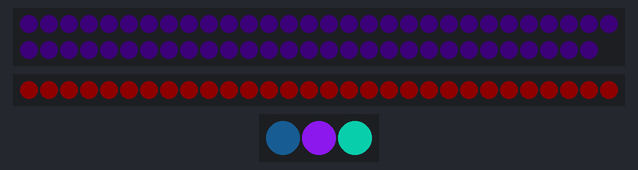
A program run on a simulated BBC micro:bit (MakeCode). Parts: 59 RGB LEDs in strip order, left to right, continuing on the next row, 30 RGB LEDs in strip order, left to right, 3 RGB LEDs in strip order, left to right. Dim RGB values are drawn brighter than linear; random numbers come from a fixed seed.

Above: at 0.29 s.
At 5.18 s:
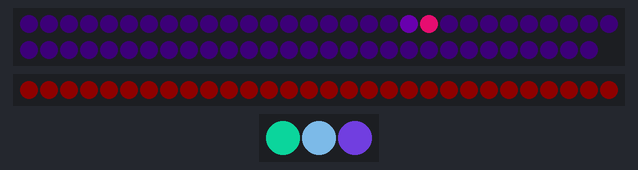
At 10.19 s:
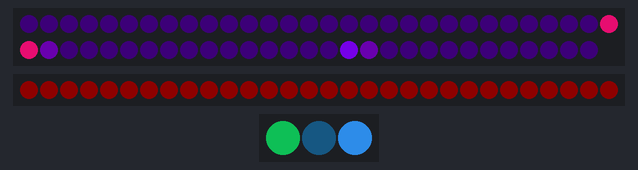
At 19.79 s:
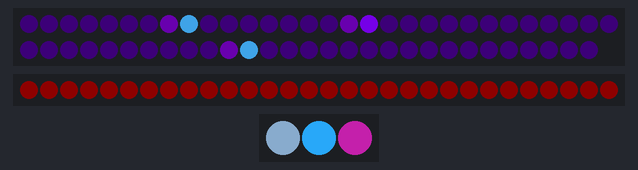
At 28.91 s:
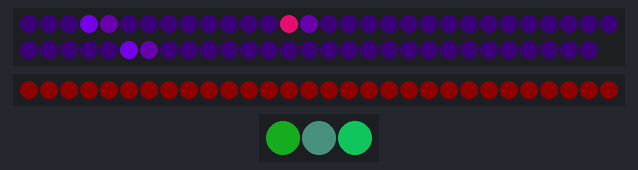
At 38.75 s:
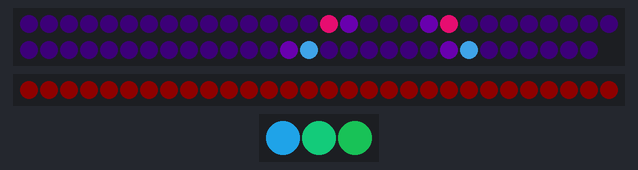
Timing chart, 0 to 40.0 s (numbered marks = the images above):
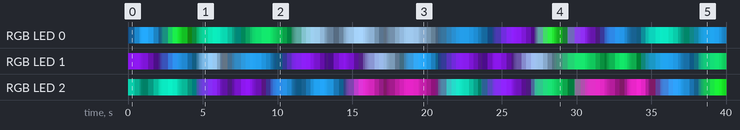

The program:

main.ts
```typescript
let gehirn = neopixel.create(DigitalPin.P14, 59, NeoPixelMode.RGB)
let herz = neopixel.create(DigitalPin.P2, 30, NeoPixelMode.RGB)

gehirn.setBrightness(180)
herz.setBrightness(180)

// =======================================
// GEHIRN: CHAOTISCHE NERVENIMPULSE
// =======================================

let anzahlLEDs = 59
let impulsePosition = [5, 25, 45, 12]
let impulseRichtung = [1, -1, 1, -1]
let impulseRest = [0, 0, 0, 0]
let impulseTempo = [1, 2, 1, 3]
let impulseFarbe = [0, 1, 2, 0]

let frame = 0
let naechsterGeistesblitz = input.runningTime() +
    randint(2000, 5000)
let geistesblitzPosition = -1
let geistesblitzRichtung = 1
let gesamtblitz = 0

// =======================================
// GROVE CHAINABLE RGB
// Clock P1 / Data P15
// =======================================

let clockPin = DigitalPin.P1
let dataPin = DigitalPin.P15

let rot = [0, 0, 0]
let gruen = [0, 0, 0]
let blau = [0, 0, 0]

let pulsPhase = [0, 0.35, 0.7]
let pulsSchritt = [0.025, 0.019, 0.015]
let maxHelligkeit = [1, 0.85, 0.95]

let aktuelleRot = [35, 150, 10]
let aktuelleGruen = [170, 25, 230]
let aktuelleBlau = [255, 255, 190]

let zielRot = [35, 150, 10]
let zielGruen = [170, 25, 230]
let zielBlau = [255, 255, 190]

pins.digitalWritePin(clockPin, 0)
pins.digitalWritePin(dataPin, 0)

// =======================================
// GROVE P9813 PROTOKOLL
// =======================================

function sendeBit(bit: number) {
    pins.digitalWritePin(clockPin, 0)
    pins.digitalWritePin(dataPin, bit)
    pins.digitalWritePin(clockPin, 1)
}

function sendeByte(wert: number) {
    for (let b = 7; b >= 0; b--) {
        sendeBit((wert >> b) & 1)
    }
}

function sendeFarbe(r: number, g: number, b: number) {
    let prefix = 0xC0
    prefix |= ((~b >> 6) & 3) << 4
    prefix |= ((~g >> 6) & 3) << 2
    prefix |= ((~r >> 6) & 3)

    sendeByte(prefix)
    sendeByte(b)
    sendeByte(g)
    sendeByte(r)
}

function zeigeGeister() {
    for (let i = 0; i < 4; i++) {
        sendeByte(0)
    }

    for (let i = 0; i < 3; i++) {
        sendeFarbe(rot[i], gruen[i], blau[i])
    }

    for (let i = 0; i < 4; i++) {
        sendeByte(0)
    }
}

// =======================================
// ZUFÄLLIGE GEISTERFARBEN
// =======================================

function neueGeisterFarbe(i: number) {
    let farbe = randint(0, 6)

    if (farbe == 0) {
        zielRot[i] = 35
        zielGruen[i] = 170
        zielBlau[i] = 255
    } else if (farbe == 1) {
        zielRot[i] = 150
        zielGruen[i] = 25
        zielBlau[i] = 255
    } else if (farbe == 2) {
        zielRot[i] = 10
        zielGruen[i] = 230
        zielBlau[i] = 190
    } else if (farbe == 3) {
        zielRot[i] = 220
        zielGruen[i] = 35
        zielBlau[i] = 190
    } else if (farbe == 4) {
        zielRot[i] = 170
        zielGruen[i] = 215
        zielBlau[i] = 255
    } else if (farbe == 5) {
        zielRot[i] = 25
        zielGruen[i] = 255
        zielBlau[i] = 35
    } else {
        zielRot[i] = 15
        zielGruen[i] = 200
        zielBlau[i] = 90
    }
}

// =======================================
// GEHIRN: NEUEN IMPULS STARTEN
// =======================================

function neuerImpuls(i: number) {
    impulsePosition[i] = randint(0, 58)

    if (randint(0, 1) == 0) {
        impulseRichtung[i] = -1
    } else {
        impulseRichtung[i] = 1
    }

    // Kurze oder längere Teilstrecken
    impulseRest[i] = randint(5, 22)

    // Unterschiedliche Geschwindigkeiten
    impulseTempo[i] = randint(1, 3)

    // 0 = Pink, 1 = Violett, 2 = Eisblau
    impulseFarbe[i] = randint(0, 2)
}

// =======================================
// GEHIRN: CHAOTISCHES NEURONENFEUER
// P14 / 59 LEDs
// =======================================

basic.forever(function () {
    frame += 1

    // Sehr dunkler Hintergrund
    gehirn.showColor(neopixel.rgb(2, 0, 3))

    // Vier unabhängige Nervenimpulse
    for (let i = 0; i < 4; i++) {

        if (impulseRest[i] <= 0) {
            // Zufällig neue Aktivität starten
            if (randint(0, 8) == 0) {
                neuerImpuls(i)
            }
        } else {

            // Bewegung unterschiedlich schnell
            if (frame % impulseTempo[i] == 0) {
                impulsePosition[i] += impulseRichtung[i]
                impulseRest[i] -= 1
            }

            let p = impulsePosition[i]

            if (p >= 0 && p < 59) {

                // Pinker Nervenimpuls
                if (impulseFarbe[i] == 0) {
                    gehirn.setPixelColor(
                        p, neopixel.rgb(255, 15, 125)
                    )
                }

                // Violetter Nervenimpuls
                if (impulseFarbe[i] == 1) {
                    gehirn.setPixelColor(
                        p, neopixel.rgb(130, 0, 255)
                    )
                }

                // Eisblauer Nervenimpuls
                if (impulseFarbe[i] == 2) {
                    gehirn.setPixelColor(
                        p, neopixel.rgb(70, 180, 255)
                    )
                }

                // Kurzer Schweif entgegen der Laufrichtung
                let schweif = p - impulseRichtung[i]
                if (schweif >= 0 && schweif < 59) {
                    gehirn.setPixelColor(
                        schweif, neopixel.rgb(45, 0, 75)
                    )
                }
            }

            // Am Ende des Streifens stoppen
            if (p < 0 || p >= 59) {
                impulseRest[i] = 0
            }

            // Seltene Richtungsumkehr
            if (randint(0, 35) == 0) {
                impulseRichtung[i] *= -1
            }
        }
    }

    // ===================================
    // GEISTESBLITZ: ZUFÄLLIG
    // ===================================

    if (geistesblitzPosition < 0 &&
        gesamtblitz == 0 &&
        input.runningTime() >= naechsterGeistesblitz) {

        // Zufällige Richtung
        if (randint(0, 1) == 0) {
            geistesblitzPosition = 0
            geistesblitzRichtung = 1
        } else {
            geistesblitzPosition = 58
            geistesblitzRichtung = -1
        }
    }

    if (geistesblitzPosition >= 0 &&
        geistesblitzPosition < 59) {

        // Heller Blitz mit blauem Schweif
        for (let k = 0; k < 7; k++) {
            let p = geistesblitzPosition -
                k * geistesblitzRichtung

            if (p >= 0 && p < 59) {
                if (k == 0) {
                    gehirn.setPixelColor(
                        p, neopixel.rgb(255, 255, 255)
                    )
                } else if (k < 3) {
                    gehirn.setPixelColor(
                        p, neopixel.rgb(100, 210, 255)
                    )
                } else {
                    gehirn.setPixelColor(
                        p, neopixel.rgb(15, 40, 160)
                    )
                }
            }
        }

        geistesblitzPosition +=
            geistesblitzRichtung * 5

        if (geistesblitzPosition < 0 ||
            geistesblitzPosition >= 59) {

            geistesblitzPosition = -1
            gesamtblitz = 2
        }
    }

    // Kurzer Blitz durch den ganzen Kopf
    if (gesamtblitz > 0) {
        if (gesamtblitz == 2) {
            gehirn.showColor(neopixel.rgb(170, 210, 255))
        } else {
            gehirn.showColor(neopixel.rgb(25, 35, 80))
        }

        gesamtblitz -= 1

        if (gesamtblitz == 0) {
            naechsterGeistesblitz =
                input.runningTime() + randint(2000, 5000)
        }
    }

    gehirn.show()
    basic.pause(35)
})

// =======================================
// HERZ: ROTER DOPPEL-HERZSCHLAG
// P2 / 30 LEDs
// =======================================

basic.forever(function () {
    herz.showColor(neopixel.rgb(20, 0, 0))
    basic.pause(180)

    for (let i = 20; i <= 220; i += 25) {
        herz.showColor(neopixel.rgb(i, 0, 0))
        basic.pause(15)
    }

    for (let i = 220; i >= 40; i -= 30) {
        herz.showColor(neopixel.rgb(i, 0, 0))
        basic.pause(15)
    }

    for (let i = 40; i <= 255; i += 40) {
        herz.showColor(neopixel.rgb(i, 0, 0))
        basic.pause(12)
    }

    for (let i = 255; i >= 25; i -= 15) {
        herz.showColor(neopixel.rgb(i, 0, 0))
        basic.pause(20)
    }

    herz.showColor(neopixel.rgb(20, 0, 0))
    basic.pause(350)
})

// =======================================
// GESPENSTER: UNREGELMÄSSIGES GLIMMEN
// P1 Clock / P15 Data
// =======================================

basic.forever(function () {
    for (let i = 0; i < 3; i++) {

        pulsPhase[i] += pulsSchritt[i]

        if (pulsPhase[i] >= 1) {
            pulsPhase[i] -= 1
            pulsSchritt[i] = 1 / randint(33, 67)
            maxHelligkeit[i] = randint(75, 100) / 100
            neueGeisterFarbe(i)
        }

        let puls = (1 - Math.cos(
            pulsPhase[i] * 2 * Math.PI
        )) / 2

        let hell = 0.02 + puls *
            (maxHelligkeit[i] - 0.02)

        aktuelleRot[i] +=
            (zielRot[i] - aktuelleRot[i]) * 0.10

        aktuelleGruen[i] +=
            (zielGruen[i] - aktuelleGruen[i]) * 0.10

        aktuelleBlau[i] +=
            (zielBlau[i] - aktuelleBlau[i]) * 0.10

        rot[i] = Math.round(aktuelleRot[i] * hell)
        gruen[i] = Math.round(aktuelleGruen[i] * hell)
        blau[i] = Math.round(aktuelleBlau[i] * hell)
    }

    zeigeGeister()
    basic.pause(30)
})
```

test.ts
```typescript
// Hier kann man Tests durchführen; diese Datei wird nicht kompiliert, wenn dieses Paket als Erweiterung verwendet wird.
```
